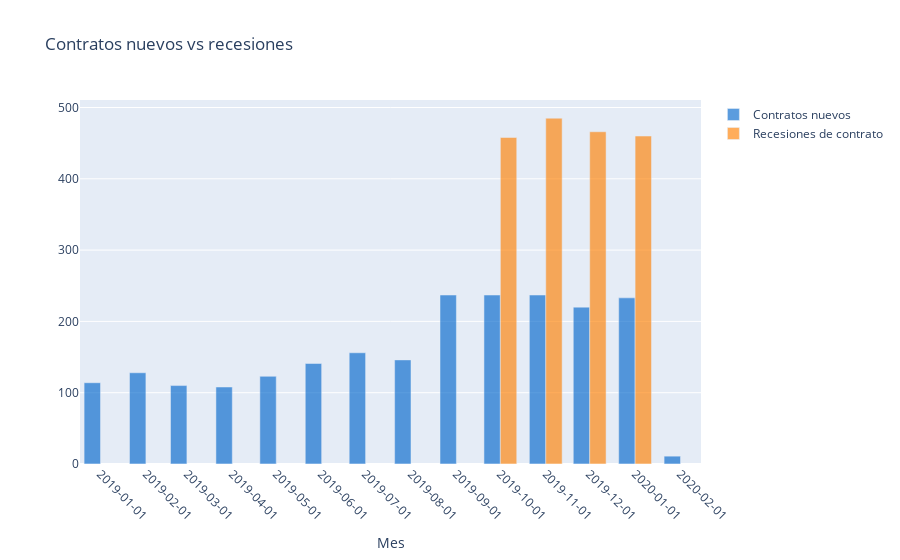

The notebook cell saved with this chart:
### Code cell
#Creación de Df´s con conteo de inicios de contratos y recesiones de contratos por mes
hist_begin = data_contract[data_contract["BeginDate"] >= "2019-01-01"].groupby(by="BeginDate").count().reset_index()
hist_end = data_contract[data_contract["EndDate"] != "No"].groupby(by="EndDate").count().reset_index()
month = data_contract["BeginDate"].unique()

#Creación de graficos argupados
fig = go.Figure(data=[
    go.Bar(name='Contratos nuevos', x=hist_begin["BeginDate"], y=hist_begin["customerID"], marker_color="rgba(0, 102, 204, 0.8)"),
    go.Bar(name='Recesiones de contrato', x=hist_end["EndDate"], y=hist_end["customerID"], marker_color="rgba(255, 128, 0, 0.8)")
])
fig.update_layout(barmode='group',
                  title='Contratos nuevos vs recesiones',
        xaxis=dict(
        title='Mes',
        tickangle=45,  
        tickmode='array',  
        tickvals=month,  
        ticktext=month  
    ),)
fig.update_traces(opacity=0.80)


fig.show()

### Figure 1 — Plotly figure (JSON) as saved in the notebook; plotly's stock layout.template omitted (floating-point values rounded to 4 significant figures)
{"data": [{"marker": {"color": "rgba(0, 102, 204, 0.8)"}, "name": "Contratos nuevos", "opacity": 0.8, "type": "bar", "x": ["2019-01-01", "2019-02-01", "2019-03-01", "2019-04-01", "2019-05-01", "2019-06-01", "2019-07-01", "2019-08-01", "2019-09-01", "2019-10-01", "2019-11-01", "2019-12-01", "2020-01-01", "2020-02-01"], "y": [114, 128, 110, 108, 123, 141, 156, 146, 237, 237, 237, 220, 233, 11]}, {"marker": {"color": "rgba(255, 128, 0, 0.8)"}, "name": "Recesiones de contrato", "opacity": 0.8, "type": "bar", "x": ["2019-10-01", "2019-11-01", "2019-12-01", "2020-01-01"], "y": [458, 485, 466, 460]}], "layout": {"barmode": "group", "title": {"text": "Contratos nuevos vs recesiones"}, "xaxis": {"tickangle": 45, "tickmode": "array", "ticktext": ["2020-01-01", "2017-04-01", "2019-10-01", "2016-05-01", "2019-09-01", "2019-03-01", "2018-04-01", "2019-04-01", "2017-07-01", "2014-12-01", "2019-01-01", "2018-10-01", "2015-04-01", "2015-09-01", "2018-01-01", "2014-05-01", "2015-10-01", "2014-03-01", "2018-05-01", "2019-11-01", "2019-02-01", "2016-01-01", "2017-08-01", "2015-12-01", "2014-02-01", "2018-06-01", "2019-12-01", "2017-11-01", "2019-06-01", "2016-04-01", "2017-02-01", "2018-12-01", "2014-04-01", "2018-09-01", "2014-11-01", "2016-07-01", "2015-02-01", "2018-07-01", "2014-08-01", "2016-03-01", "2018-08-01", "2014-10-01", "2015-06-01", "2016-08-01", "2019-05-01", "2017-03-01", "2016-02-01", "2017-09-01", "2014-09-01", "2017-12-01", "2016-12-01", "2017-06-01", "2015-05-01", "2016-10-01", "2016-09-01", "2019-08-01", "2019-07-01", "2017-05-01", "2017-10-01", "2014-07-01", "2018-03-01", "2015-01-01", "2018-11-01", "2015-03-01", "2018-02-01", "2016-06-01", "2015-08-01", "2015-11-01", "2014-06-01", "2017-01-01", "2015-07-01", "2020-02-01", "2016-11-01", "2013-11-01", "2014-01-01", "2013-10-01", "2013-12-01"], "tickvals": ["2020-01-01", "2017-04-01", "2019-10-01", "2016-05-01", "2019-09-01", "2019-03-01", "2018-04-01", "2019-04-01", "2017-07-01", "2014-12-01", "2019-01-01", "2018-10-01", "2015-04-01", "2015-09-01", "2018-01-01", "2014-05-01", "2015-10-01", "2014-03-01", "2018-05-01", "2019-11-01", "2019-02-01", "2016-01-01", "2017-08-01", "2015-12-01", "2014-02-01", "2018-06-01", "2019-12-01", "2017-11-01", "2019-06-01", "2016-04-01", "2017-02-01", "2018-12-01", "2014-04-01", "2018-09-01", "2014-11-01", "2016-07-01", "2015-02-01", "2018-07-01", "2014-08-01", "2016-03-01", "2018-08-01", "2014-10-01", "2015-06-01", "2016-08-01", "2019-05-01", "2017-03-01", "2016-02-01", "2017-09-01", "2014-09-01", "2017-12-01", "2016-12-01", "2017-06-01", "2015-05-01", "2016-10-01", "2016-09-01", "2019-08-01", "2019-07-01", "2017-05-01", "2017-10-01", "2014-07-01", "2018-03-01", "2015-01-01", "2018-11-01", "2015-03-01", "2018-02-01", "2016-06-01", "2015-08-01", "2015-11-01", "2014-06-01", "2017-01-01", "2015-07-01", "2020-02-01", "2016-11-01", "2013-11-01", "2014-01-01", "2013-10-01", "2013-12-01"], "title": {"text": "Mes"}}}}
